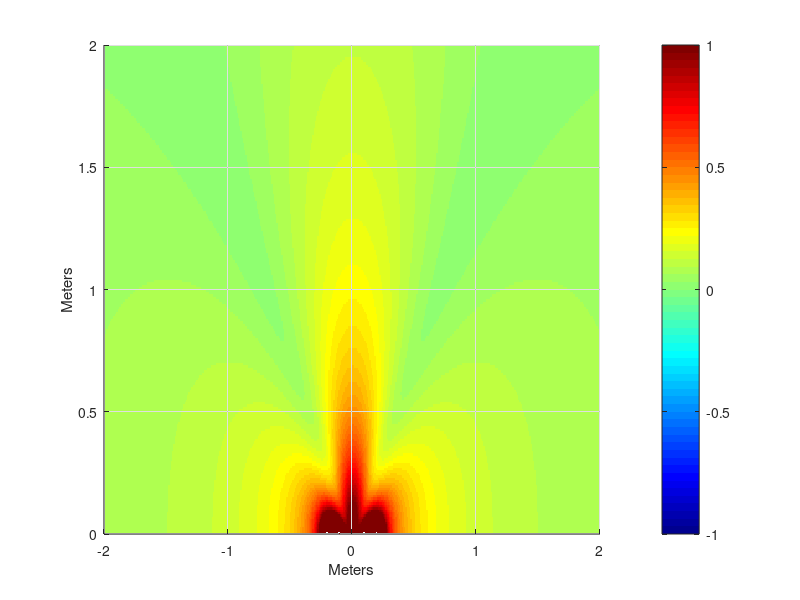

Write the MATLAB code that produced this figure.
%% Cancellation at point in far field
clc
clear

f = 1000;            % Single frequency
omega = 2*pi*f;      % Angular frequency 
c = 344;             % Speed of sound
lambda = c./f;       % Wavelength
rho = 1.225;         % Density of air
k = 2*pi./lambda;    % Wave number
qp = .0005;          % Volume Velocity

delta = .01;
rx = -2:delta:2;                 % x
ry = 0:delta:2;                  % y
[X, Y] = meshgrid(rx,ry);        % Meshgrid from rx and ry

% Source positions in meters
Cs = [-.2 0;
      .1 0;
      -.1 0;
      .2 0];  
  
l = size(Cs,1);                  % Amount of Control Sources
MeshZ = cell(l,1);
green = cell(l,1);
q = [.0001,.0001,.0001,.0001];
p = zeros(length(ry),length(rx));

for i = 1:l
    MeshZ{i} = sqrt((X-Cs(i,1)).^2 + (Y-Cs(i,2)).^2);
    green{i} = 1j*omega*rho*exp(-1i*k.*MeshZ{i})./(4*pi*MeshZ{i});
    p = p + green{i}*q(i);
end

surf(rx,ry,(abs(p)),'edgecolor', 'none')
colormap('jet')
caxis([-1 1])
view(0,90)
colorbar
xlabel('Meters'),ylabel('Meters')

